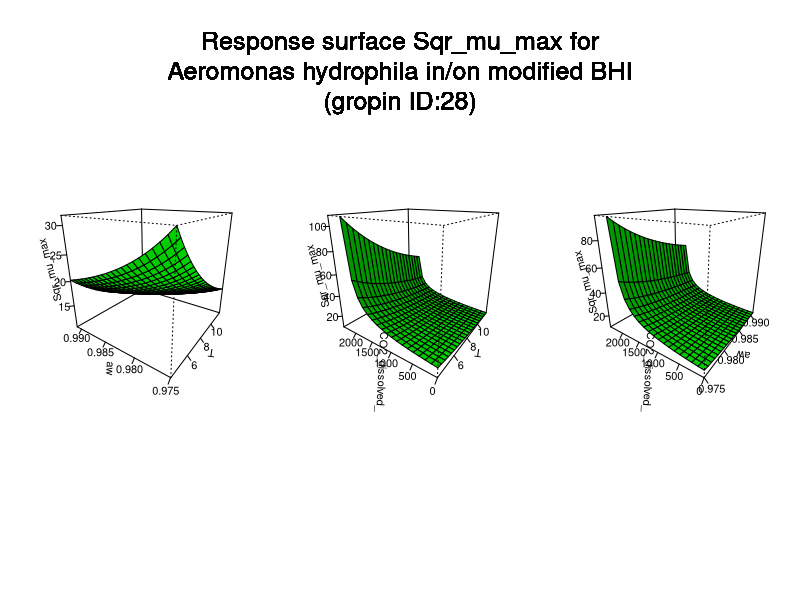

The R script that drew this image:
#############################
# start of Parameter script
#############################
T <- seq(4.004,11.988011988012,length.out=21)
aw <- seq(0.974974,0.991008991008991,length.out=21)
CO2_dissolved_ <- seq(0,2408.59140859141,length.out=21)
#############################
# end of Parameter script
#############################
############################# 
# start of Model script Gropin ID 28 
#############################
 
# constant coefficients for this model
d <- 0.00113
awmin <- 0.9638
Tmin <- -4.3
CO2max <- 2100
 
variables <- data.frame(T,aw,CO2_dissolved_)
argumentsPar <- expand.grid(variables)
 
# heart of the model
response_surface <- function(T,aw,CO2_dissolved_) {
   mumax <-(1/(d*sqrt(aw-awmin)*sqrt(CO2max-CO2_dissolved_)*(T-Tmin)))

return(mumax=mumax)
} 

# output parameters
responseSurface <- cbind(argumentsPar,response_surface(argumentsPar['T'],argumentsPar['aw'],argumentsPar['CO2_dissolved_']))
colnames(responseSurface) <- c(colnames(argumentsPar),'Sqrmumax')
#############################
# End of Model script
#############################
############################# 
# start of Visualisation script Gropin ID 28 
#############################
argPar1 <- expand.grid(T,aw)
argPar2 <- expand.grid(T,CO2_dissolved_)
argPar3 <- expand.grid(aw,CO2_dissolved_)
z1 <- matrix(unlist(response_surface(argPar1[1],argPar1[2],CO2_dissolved_[10])),nrow=21)
z2 <- matrix(unlist(response_surface(argPar2[1],aw[10],argPar2[2])),nrow=21)
z3 <- matrix(unlist(response_surface(T[10],argPar3[1],argPar3[2])),nrow=21)
par(mfrow = c(1,3))
persp(T,aw,z1,col = 'green',xlab='T',ylab='aw',zlab='Sqr_mu_max',theta=305,phi=20,shade=0.25,ticktype = 'detailed')
persp(T,CO2_dissolved_,z2,col = 'green',xlab='T',ylab='CO2_dissolved_',zlab='Sqr_mu_max',theta=305,phi=20,shade=0.25,ticktype = 'detailed')
persp(aw,CO2_dissolved_,z3,col = 'green',xlab='aw',ylab='CO2_dissolved_',zlab='Sqr_mu_max',theta=305,phi=20,shade=0.25,ticktype = 'detailed')
mtext('Response surface Sqr_mu_max for
Aeromonas hydrophila in/on modified BHI
(gropin ID:28)',outer=T,  cex=1.5, line=-8.5, side=3)
#############################
# End of Visualisation script
#############################
